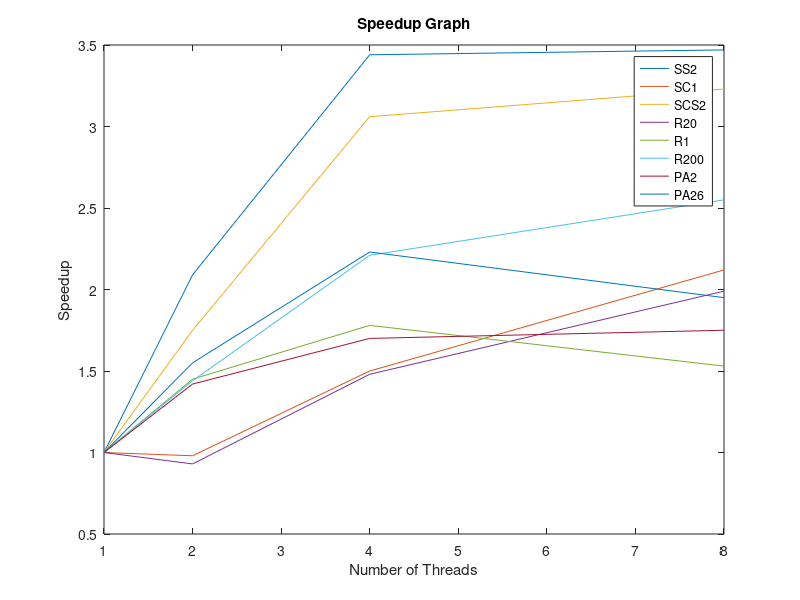

MATLAB code for this plot:
threads = [ 1 2 4 8 ];

timings = [ ...
    [ 1.00 2.09 3.44 3.47 ]; ...
    [ 1.00 0.98 1.50 2.12 ]; ...
    [ 1.00 1.75 3.06 3.23 ]; ...
    [ 1.00 0.93 1.48 1.99 ]; ...
    [ 1.00 1.45 1.78 1.53 ]; ...
    [ 1.00 1.44 2.21 2.55 ]; ...
    [ 1.00 1.42 1.70 1.75 ]; ...
    [ 1.00 1.55 2.23 1.95 ]  ...
];

f = figure();
plot(threads, timings(1, :));
hold on;
for i = 2 : size(timings, 1)
    plot(threads, timings(i, :));
end
hold off;
title('Speedup Graph');
%axis([0 8 0 4]);
xlabel('Number of Threads');
ylabel('Speedup');
legend('SS2', 'SC1', 'SCS2', 'R20', 'R1', 'R200', 'PA2', 'PA26');
legend('show');
saveas(f, 'final', 'jpg');
delete(f);
